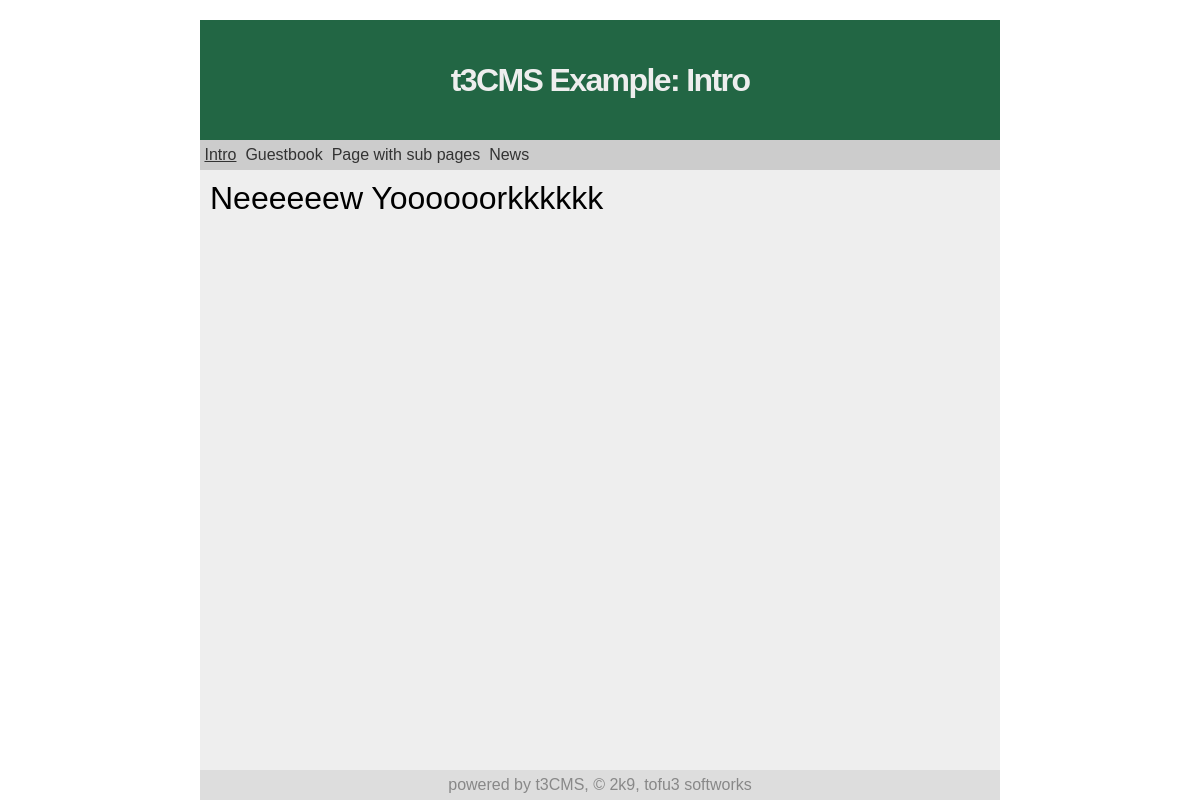
Before: / with the older database file.
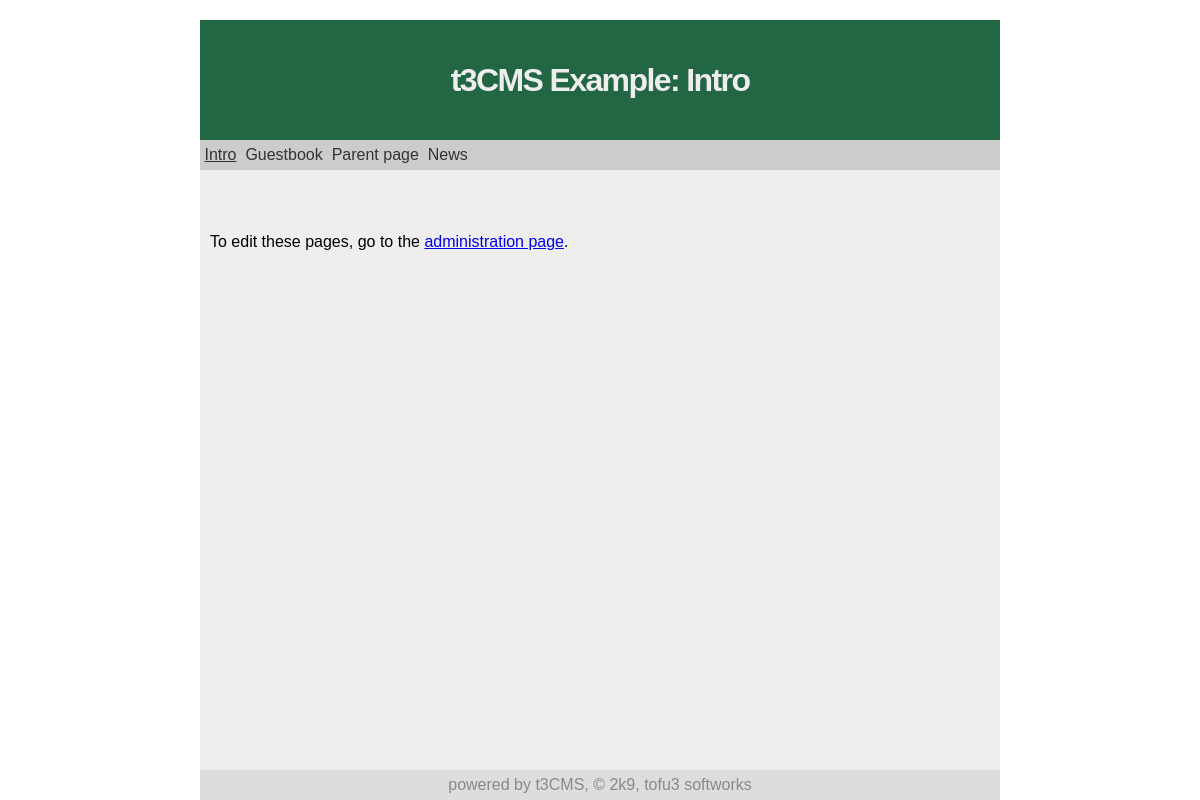
After: the same page with the newer database file.
### tables this page shows
CREATE TABLE "menus" ("id" INTEGER PRIMARY KEY  AUTOINCREMENT  NOT NULL , "menu" INTEGER NOT NULL  DEFAULT 0, "label" TEXT, "type" TEXT DEFAULT page, "link" TEXT);

CREATE TABLE "pages" ("id" INTEGER PRIMARY KEY  NOT NULL ,"name" TEXT,"type" TEXT,"content" TEXT,"title" TEXT,"sub" TEXT DEFAULT _ );

### inc/inc.db.php (called while the page is built, shortened)
<?php
 try {
  $_DB = new PDO($_S['dbType'].':'.$_S['dbPath']);
 }
 catch (PDOException $e) {
	print 'Database error.';
	die();
 }
 function db_setting($name){
    global $_DB;
    $q = $_DB->query("SELECT value FROM settings WHERE name='$name'");
    $r = $q->fetch();
    return $r[0];
 }
 function db_page($name) {
    global $_DB;
    $q = $_DB->query("SELECT * FROM pages WHERE name='$name'");
    $r = $q->fetch();
    return $r;
 }
?>

### inc/inc.page.php (called while the page is built, shortened)
<?php
 include_once('inc/inc.db.php');
 function get_page(){
    $default = db_setting('default_page');
    @$page=$_GET['page']?$_GET['page']:$default;
    $pagedata = db_page($page);
    return array($pagedata['title'],$pagedata['type'],$pagedata['content'],$page,$pagedata['id'],$pagedata['sub']);
 }
?>

### inc/inc.debug.php (called while the page is built, shortened)
<?php
 function d_getdbasarray(){
    global $_DB;
    $d_inctables = array('settings','pt_guestbook','pages');
    $DBC = array();
    foreach ($d_inctables as $t){
        $i = 0;
        foreach ($_DB->query("SELECT * from $t") as $r){
            $i++;
                foreach($r as $n=>$v)
                    if (!is_int($n))
                        $DBC[$t][$i][$n] = $v;
        }
    }
    return $DBC;
 }
?>

### inc/inc.build-functions.php (the view, shortened to what this page needs)
<?php
 function do_menu($id,$orient = 'vertical'){
    global $_DB;
    global $page_name;
    global $page_sub;
    foreach($_DB->query("SELECT label,type,link FROM menus WHERE menu='$id'") as $r){
        $linkname = $r['link'];
        $linkname=='./'?$linkname=db_setting('default_page'):0;
        $active = ($page_name==$linkname)||($page_sub==$linkname)?1:0;
        $menudata[] = array($r['label'],$r['type'],$r['link'],$active);
    }
    $m = build_menu($menudata,$orient);
    print $m;
 }
 function build_menu($data,$orient){
    foreach ($data as $item){
        $class = $item[3]?' class="active"':'';
        switch($item[1]){
            case 'page': $url = '?page='.$item[2]; break;
            case 'redir': $url = $item[2]; break;
        }
        if($orient == 'vertical'){
            $r .= '&nbsp;<a href="'.$url.'"'.$class.'>'.$item[0].'</a>&nbsp;';
        }
        else {
            $r .= '<a href="'.$url.'"'.$class.'>'.$item[0].'</a><br/>';
        }
    }
    return $r;
 }
?>

### styles/default/header.php (shortened to what this page needs)
<table id="tcont" border="0" cellspacing="0" cellpadding="0">
 <tr>
  <td rowspan="5">&nbsp;</td>
  <td id="ttpan">&nbsp;</td>
  <td rowspan="5">&nbsp;</td>
 </tr>
 <tr>
  <td id="thead"><h1><?=$title.': '.$page_title?></h1></td>
 </tr>
 <tr>
  <td id="tmenu"><?php do_menu(0) ?></td>
 </tr>
 <tr>
  <td>
   <table cellspacing="0" cellpadding="0" style="width:100%;height:100%">
    <tr>
     <td id="tmain">

### pt/html/inc.php
<?php
 function do_page($content, $name){
    print $content;
 }
?>

Changed rows visible on the page:
changed pages "Intro": content "Neeeeeew Yoooooorkkkkkk" → "To edit these pages, go to the administration page ."
changed menus: label "Page with sub pages" → "Parent page"
